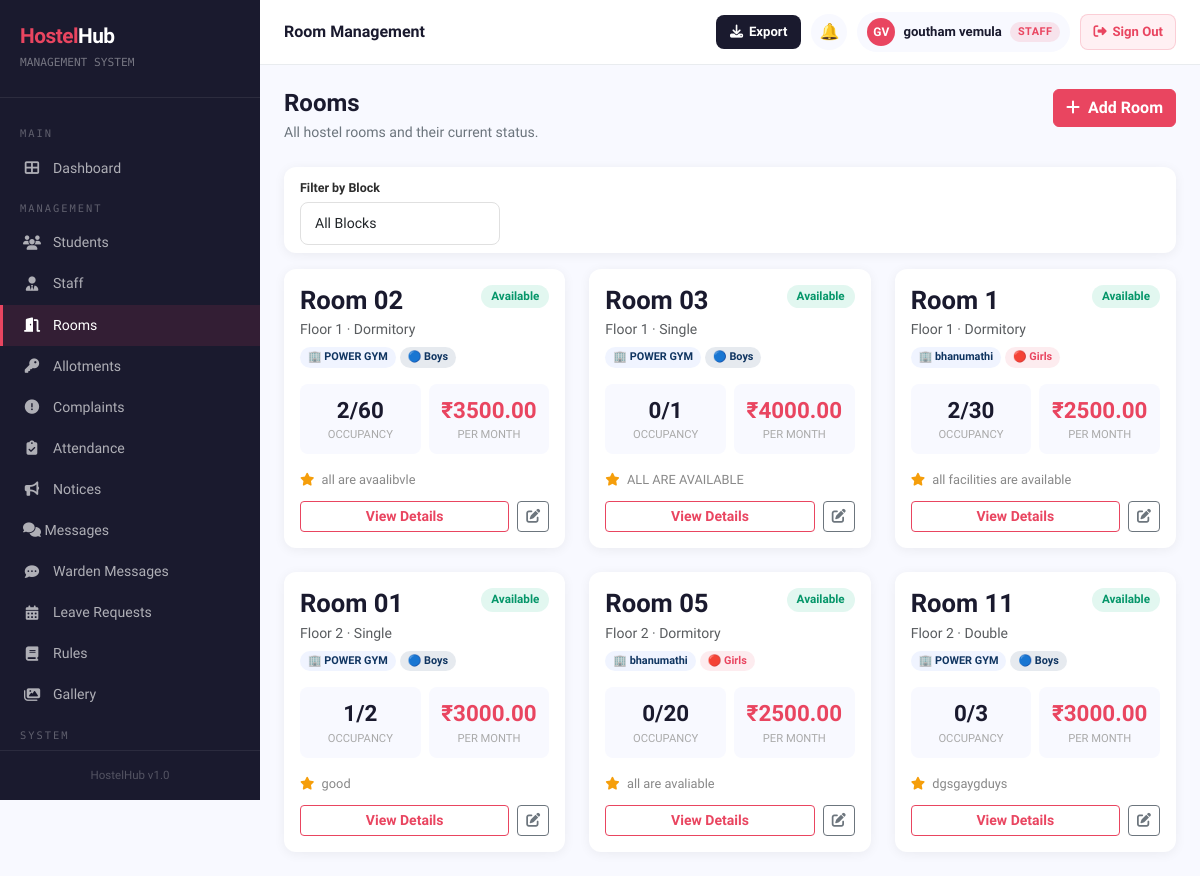
Screenshot of /rooms/ (signed in) with the database file from the repository.
### hostelapp/models.py (models this page shows, shortened)
class Room(models.Model):
    ROOM_TYPE_CHOICES = [
        ('single', 'Single'),
        ('double', 'Double'),
        ('triple', 'Triple'),
        ('dormitory', 'Dormitory'),
    ]
    STATUS_CHOICES = [
        ('available', 'Available'),
        ('full', 'Full'),
        ('maintenance', 'Under Maintenance'),
    ]
    block       = models.ForeignKey(
        HostelBlock,
        on_delete=models.SET_NULL,
        null=True, blank=True,
        related_name='rooms'
    )
    room_number  = models.CharField(max_length=20, unique=True)
    floor        = models.PositiveIntegerField()
    room_type    = models.CharField(max_length=20, choices=ROOM_TYPE_CHOICES)
    capacity     = models.PositiveIntegerField()
    monthly_fee  = models.DecimalField(max_digits=8, decimal_places=2)
    status       = models.CharField(max_length=20, choices=STATUS_CHOICES, default='available')
    amenities    = models.TextField(blank=True, help_text="Comma separated amenities e.g. WiFi, AC")
    description  = models.TextField(blank=True)
    @property
    def current_occupancy(self):
        return self.allotments.filter(is_active=True).count()

class HostelBlock(models.Model):
    BLOCK_TYPE_CHOICES = [
        ('boys', 'Boys Hostel'),
        ('girls', 'Girls Hostel'),
    ]
    name         = models.CharField(max_length=50)
    block_type   = models.CharField(max_length=10, choices=BLOCK_TYPE_CHOICES)
    description  = models.TextField(blank=True)
    warden       = models.ForeignKey(
        settings.AUTH_USER_MODEL,
        on_delete=models.SET_NULL,
        null=True, blank=True,
        related_name='managed_blocks'
    )
    total_floors = models.PositiveIntegerField(default=1)
    is_active    = models.BooleanField(default=True)
    created_at   = models.DateTimeField(auto_now_add=True)
    class Meta:
        ordering = ['block_type', 'name']

### hostelapp/views.py (the view)
# urls.py: path('rooms/', views.room_list, name='room_list'),
@login_required
def room_list(request):
    block_filter = request.GET.get('block', '')
    if is_warden(request.user):
        warden_block = HostelBlock.objects.filter(
            warden=request.user, is_active=True
        ).first()
        if warden_block:
            rooms = Room.objects.select_related('block').filter(
                block=warden_block
            ).order_by('floor', 'room_number')
            blocks = HostelBlock.objects.filter(pk=warden_block.pk)
        else:
            rooms  = Room.objects.none()
            blocks = HostelBlock.objects.none()
    else:
        rooms = Room.objects.select_related('block').all().order_by('floor', 'room_number')
        if block_filter:
            rooms = rooms.filter(block__id=block_filter)
        blocks = HostelBlock.objects.filter(is_active=True)
    return render(request, 'hostelapp/room_list.html', {
        'rooms':        rooms,
        'blocks':       blocks,
        'block_filter': block_filter,
    })

### hostelapp/templates/hostelapp/room_list.html (shortened to what this page needs)
{% extends 'hostelapp/base.html' %}
{% block page_title %}Room Management
{% endblock %}
{% block content %}
<div class="page-header d-flex justify-content-between align-items-start">
    <div>
        <h2>Rooms</h2>
        <p>All hostel rooms and their current status.</p>
    </div>
    {% if request.user.is_staff %}
    <a href="{% url 'room_add' %}" class="btn btn-primary">
        <i class="fas fa-plus me-2"></i>Add Room
    </a>
    {% endif %}
</div>
<div class="card mb-3">
    <div class="card-body py-2">
        <form method="get" class="d-flex gap-2 flex-wrap align-items-end">
            <div>
                <label class="form-label" style="font-size:0.78rem;font-weight:600;margin-bottom:4px;">Filter by Block</label>
                <select name="block" class="form-control" onchange="this.form.submit()"
                        style="min-width:200px;">
                    <option value="">All Blocks</option>
                </select>
            </div>
        </form>
    </div>
</div>
<div class="row g-4">
    {% for room in rooms %}
    <div class="col-sm-6 col-xl-4">
        <div class="card h-100"
             style="transition:transform 0.2s,box-shadow 0.2s;"
             onmouseover="this.style.transform='translateY(-3px)';this.style.boxShadow='0 8px 24px rgba(0,0,0,0.1)'"
             onmouseout="this.style.transform='';this.style.boxShadow=''">
            <div class="card-body">
                <div class="d-flex justify-content-between align-items-start mb-3">
                    <div>
                        <h4 style="font-weight:800;font-size:1.6rem;color:#1a1a2e;margin-bottom:2px;">
                            Room {{ room.room_number }}
                        </h4>
                        <small class="text-muted">Floor {{ room.floor }} · {{ room.get_room_type_display }}</small>
                        {% if room.block %}
                        <div style="margin-top:6px;display:flex;gap:4px;flex-wrap:wrap;">
                            <span style="background:#f0f4ff;color:#0f3460;padding:2px 8px;
                                         border-radius:20px;font-size:0.68rem;font-weight:700;">
                                🏢 {{ room.block.name }}
                            </span>
                            <span style="background:{% if room.block.block_type == 'boys' %}rgba(15,52,96,0.1){% else %}rgba(233,69,96,0.1){% endif %};
                                         color:{% if room.block.block_type == 'boys' %}#0f3460{% else %}#e94560{% endif %};
                                         padding:2px 8px;border-radius:20px;font-size:0.68rem;font-weight:700;">
                                {% if room.block.block_type == 'boys' %}🔵 Boys{% else %}🔴 Girls{% endif %}
                            </span>
                        </div>
                        {% endif %}
                    </div>
                    <span class="status-badge {{ room.status }}">{{ room.get_status_display }}</span>
                </div>
                <div class="row g-2 mb-3">
                    <div class="col-6">
                        <div style="background:#f8f9ff;border-radius:8px;padding:10px;text-align:center;">
                            <div style="font-size:1.4rem;font-weight:800;color:#1a1a2e;">
                                {{ room.current_occupancy }}/{{ room.capacity }}
                            </div>
                            <div style="font-size:0.7rem;color:#aaa;">OCCUPANCY</div>
                        </div>
                    </div>
                    <div class="col-6">
                        <div style="background:#f8f9ff;border-radius:8px;padding:10px;text-align:center;">
                            <div style="font-size:1.4rem;font-weight:800;color:#e94560;">₹{{ room.monthly_fee }}</div>
                            <div style="font-size:0.7rem;color:#aaa;">PER MONTH</div>
                        </div>
                    </div>
                </div>
                {% if room.amenities %}
                <p style="font-size:0.8rem;color:#888;margin-bottom:12px;">
                    <i class="fas fa-star me-1" style="color:#f59e0b;"></i>
                    {{ room.amenities|truncatechars:50 }}
                </p>
                {% endif %}
                <div class="d-flex gap-2">
                    <a href="{% url 'room_detail' room.pk %}" class="btn btn-sm btn-outline-primary flex-fill">
                        View Details
                    </a>
                    {% if request.user.is_staff %}
                    <a href="{% url 'room_edit' room.pk %}" class="btn btn-sm btn-outline-secondary">
                        <i class="fas fa-edit"></i>
                    </a>
                    {% endif %}
                </div>
            </div>
        </div>
    </div>
    {% endfor %}
</div>
{% endblock %}

### hostelapp/templates/hostelapp/base.html (shortened to what this page needs)
<!DOCTYPE html>
<html lang="en">
<head>
    <link href="https://cdn.jsdelivr.net/npm/bootstrap@5.3.0/dist/css/bootstrap.min.css" rel="stylesheet">
    <link href="https://cdnjs.cloudflare.com/ajax/libs/font-awesome/6.4.0/css/all.min.css" rel="stylesheet">
</head>
<body>
{% if user.is_authenticated %}
<div class="sidebar" id="sidebar">
    <div class="sidebar-brand">
        <h4><span>Hostel</span>Hub</h4>
        <small>MANAGEMENT SYSTEM</small>
    </div>
    <nav class="sidebar-nav">
        <div class="nav-section-label">Main</div>
        <a href="{% url 'dashboard' %}" class="{% if request.resolver_match.url_name == 'dashboard' %}active{% endif %}">
            <i class="fas fa-th-large"></i> Dashboard
        </a>
        {% if user.is_staff or user.is_superuser or perms.hostelapp.change_room or perms.hostelapp.add_roomallotment or perms.hostelapp.change_complaint or perms.hostelapp.view_studentprofile %}
        {% if user.is_superuser %}
        <div class="nav-section-label">Management</div>
        <a href="{% url 'student_list' %}" class="{% if 'student' in request.resolver_match.url_name %}active{% endif %}">
            <i class="fas fa-users"></i> Students
        </a>
        <a href="{% url 'staff_list' %}" class="{% if 'staff' in request.resolver_match.url_name %}active{% endif %}">
            <i class="fas fa-user-tie"></i> Staff
        </a>
        <a href="{% url 'room_list' %}" class="{% if 'room' in request.resolver_match.url_name %}active{% endif %}">
            <i class="fas fa-door-open"></i> Rooms
        </a>
        <a href="{% url 'allotment_list' %}" class="{% if 'allotment' in request.resolver_match.url_name %}active{% endif %}">
            <i class="fas fa-key"></i> Allotments
        </a>
        <a href="{% url 'complaint_list' %}" class="{% if 'complaint' in request.resolver_match.url_name %}active{% endif %}">
            <i class="fas fa-exclamation-circle"></i> Complaints
        </a>
        <a href="{% url 'attendance_list' %}" {% if request.resolver_match.url_name == 'attendance_list' or request.resolver_match.url_name == 'attendance_report' %}class="active"{% endif %}>
            <i class="fas fa-clipboard-check"></i> Attendance
        </a>
        <a href="{% url 'notice_list' %}" class="{% if 'notice' in request.resolver_match.url_name %}active{% endif %}">
            <i class="fas fa-bullhorn"></i> Notices
        </a>
        <a href="{% url 'inbox' %}" class="{% if request.resolver_match.url_name == 'inbox' or request.resolver_match.url_name == 'chat' %}active{% endif %}" style="justify-content:space-between;">
            <span><i class="fas fa-comments"></i> Messages</span>
        </a>
        <a href="{% url 'warden_inbox' %}" class="{% if request.resolver_match.url_name == 'warden_inbox' or request.resolver_match.url_name == 'warden_chat' %}active{% endif %}">
            <i class="fas fa-comment-dots"></i> Warden Messages
        </a>
        <a href="{% url 'leave_list' %}" class="{% if 'leave' in request.resolver_match.url_name %}active{% endif %}">
            <i class="fas fa-calendar-alt"></i> Leave Requests
        </a>
        <a href="{% url 'rules_list' %}" class="{% if 'rule' in request.resolver_match.url_name %}active{% endif %}">
            <i class="fas fa-book"></i> Rules
        </a>
        <a href="{% url 'gallery' %}" class="{% if 'gallery' in request.resolver_match.url_name %}active{% endif %}">
            <i class="fas fa-images"></i> Gallery
        </a>
        <div class="nav-section-label">System</div>
        {% endif %}
        {% endif %}
    </nav>
    <div class="sidebar-footer">
        <div style="font-size:0.72rem;color:rgba(255,255,255,0.25);text-align:center;">HostelHub v1.0</div>
    </div>
</div>
<div class="main-content">
    <div class="topbar">
        <div class="topbar-left">
            <h5>{% block page_title %}Dashboard{% endblock %}</h5>
        </div>
        <div class="topbar-right">
            {% if user.is_authenticated and user.is_staff or user.is_authenticated and user.is_superuser %}
            <button class="export-topbar-btn" onclick="document.getElementById('exportModal').style.display='flex'" title="Export Data">
                <i class="fas fa-download"></i>
                <span class="btn-label">Export</span>
            </button>
            {% endif %}
            <div style="position:relative;">
                <a href="{% url 'notifications_list' %}" class="topbar-icon-btn" title="Notifications">🔔</a>
            </div>
            {% if user.is_authenticated and not user.is_staff and not user.is_superuser %}
            <a href="{% url 'profile' %}" style="text-decoration:none;">
            {% else %}
            <a href="{% url 'admin_profile' %}" style="text-decoration:none;">
            {% endif %}
                <div class="user-badge">
                    {% if user.is_authenticated and not user.is_staff and not user.is_superuser %}
                        {% with profile=user.student_profile %}
                        {% if profile.profile_photo %}
                        <img src="{{ profile.profile_photo.url }}" style="width:28px;height:28px;border-radius:50%;object-fit:cover;border:2px solid #e94560;">
                        {% else %}
                        <div class="avatar">{{ user.first_name|first|upper }}{{ user.last_name|first|upper }}</div>
                        {% endif %}
                        {% endwith %}
                    {% else %}
                    <div class="avatar">{{ user.first_name|first|upper }}{{ user.last_name|first|upper }}</div>
                    {% endif %}
                    <span class="user-name">{{ user.get_full_name|default:user.username }}</span>
                    {% if user.is_staff or user.is_superuser %}
                    <span class="badge-admin hide-mobile">Staff</span>
                    {% endif %}
                </div>
            </a>
            <form method="post" action="{% url 'logout' %}" style="margin:0;">
                <button type="submit"
                   style="display:flex;align-items:center;gap:6px;background:#fff0f3;color:#e94560;
                          padding:7px 12px;border-radius:8px;font-size:0.82rem;cursor:pointer;
                          font-weight:700;border:1.5px solid rgba(233,69,96,0.2);transition:all 0.2s;
                          flex-shrink:0;font-family:'Sora',sans-serif;"
                   onmouseover="this.style.background='#e94560';this.style.color='#fff'"
                   onmouseout="this.style.background='#fff0f3';this.style.color='#e94560'">
                    <i class="fas fa-sign-out-alt"></i>
                    <span class="signout-text">Sign Out</span>
                </button>
            </form>
        </div>
    </div>
    <div class="content-area">
        {% block content %}{% endblock %}
    </div>
</div>
{% else %}
{% block public_content %}{% endblock %}
{% endif %}
</body>
</html>

### rows the page displays
Room: room_number "02", floor "1", room_type "Dormitory", block.name "POWER GYM", shows "🔵 Boys", status "Available", current_occupancy "2", capacity "60", monthly_fee "3500.00", amenities "all are avaalibvle"
Room: room_number "03", floor "1", room_type "Single", block.name "POWER GYM", shows "🔵 Boys", status "Available", current_occupancy "0", capacity "1", monthly_fee "4000.00", amenities "ALL ARE AVAILABLE"
Room: room_number "1", floor "1", room_type "Dormitory", block.name "bhanumathi", shows "🔴 Girls", status "Available", current_occupancy "2", capacity "30", monthly_fee "2500.00", amenities "all facilities are available"
Room: room_number "01", floor "2", room_type "Single", block.name "POWER GYM", shows "🔵 Boys", status "Available", current_occupancy "1", capacity "2", monthly_fee "3000.00", amenities "good"
Room: room_number "05", floor "2", room_type "Dormitory", block.name "bhanumathi", shows "🔴 Girls", status "Available", current_occupancy "0", capacity "20", monthly_fee "2500.00", amenities "all are avaliable"
Room: room_number "11", floor "2", room_type "Double", block.name "POWER GYM", shows "🔵 Boys", status "Available", current_occupancy "0", capacity "3", monthly_fee "3000.00", amenities "dgsgaygduys"

### other values shown
{{ user.first_name|first|upper }} "G"
{{ user.last_name|first|upper }} "V"
{{ user.get_full_name|default:user.username }} "goutham vemula"
